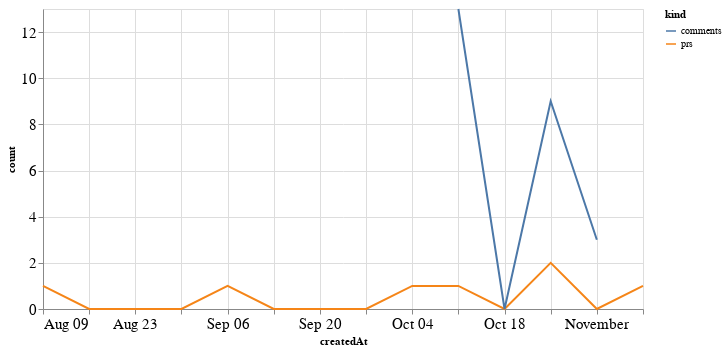

Write notebook code for a chart like this one.
### Code cell
alt.Chart(total_time, width=600).mark_line().encode(
    x='createdAt',
    y='count',
    color='kind'
)

### Figure 1 — Vega-Lite specification as saved in the notebook (floating-point values rounded to 4 significant figures)
{"config": {"axisLeft": {"labelFontSize": 15}, "axisBottom": {"labelFontSize": 15}}, "data": {"name": "data-15cd93a07d57944e5b9038b3b67cd6d7"}, "mark": "line", "encoding": {"color": {"type": "nominal", "field": "kind"}, "x": {"type": "temporal", "field": "createdAt"}, "y": {"type": "quantitative", "field": "count"}}, "width": 600, "$schema": "https://vega.github.io/schema/vega-lite/v4.8.1.json", "datasets": {"data-15cd93a07d57944e5b9038b3b67cd6d7": [{"createdAt": "2020-08-09T00:00:00", "kind": "prs", "count": 1.0}, {"createdAt": "2020-08-16T00:00:00", "kind": "prs", "count": 0.0}, {"createdAt": "2020-08-23T00:00:00", "kind": "prs", "count": 0.0}, {"createdAt": "2020-08-30T00:00:00", "kind": "prs", "count": 0.0}, {"createdAt": "2020-09-06T00:00:00", "kind": "prs", "count": 1.0}, {"createdAt": "2020-09-13T00:00:00", "kind": "prs", "count": 0.0}, {"createdAt": "2020-09-20T00:00:00", "kind": "prs", "count": 0.0}, {"createdAt": "2020-09-27T00:00:00", "kind": "prs", "count": 0.0}, {"createdAt": "2020-10-04T00:00:00", "kind": "prs", "count": 1.0}, {"createdAt": "2020-10-11T00:00:00", "kind": "prs", "count": 1.0}, {"createdAt": "2020-10-18T00:00:00", "kind": "prs", "count": 0.0}, {"createdAt": "2020-10-25T00:00:00", "kind": "prs", "count": 2.0}, {"createdAt": "2020-11-01T00:00:00", "kind": "prs", "count": 0.0}, {"createdAt": "2020-11-08T00:00:00", "kind": "prs", "count": 1.0}, {"createdAt": "2020-08-09T00:00:00", "kind": "comments", "count": null}, {"createdAt": "2020-08-16T00:00:00", "kind": "comments", "count": null}, {"createdAt": "2020-08-23T00:00:00", "kind": "comments", "count": null}, {"createdAt": "2020-08-30T00:00:00", "kind": "comments", "count": null}, {"createdAt": "2020-09-06T00:00:00", "kind": "comments", "count": null}, {"createdAt": "2020-09-13T00:00:00", "kind": "comments", "count": null}, {"createdAt": "2020-09-20T00:00:00", "kind": "comments", "count": null}, {"createdAt": "2020-09-27T00:00:00", "kind": "comments", "count": null}, {"createdAt": "2020-10-04T00:00:00", "kind": "comments", "count": null}, {"createdAt": "2020-10-11T00:00:00", "kind": "comments", "count": 13.0}, {"createdAt": "2020-10-18T00:00:00", "kind": "comments", "count": 0.0}, {"createdAt": "2020-10-25T00:00:00", "kind": "comments", "count": 9.0}, {"createdAt": "2020-11-01T00:00:00", "kind": "comments", "count": 3.0}, {"createdAt": "2020-11-08T00:00:00", "kind": "comments", "count": null}]}}
